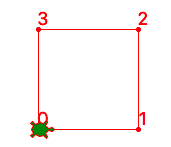

The Python source for this figure:
# square with for loop
import turtle

for i in range(4):
    turtle.write(i, font=(None, '18'))
    turtle.forward(100)
    turtle.left(90)
    turtle.dot()

turtle.done()
